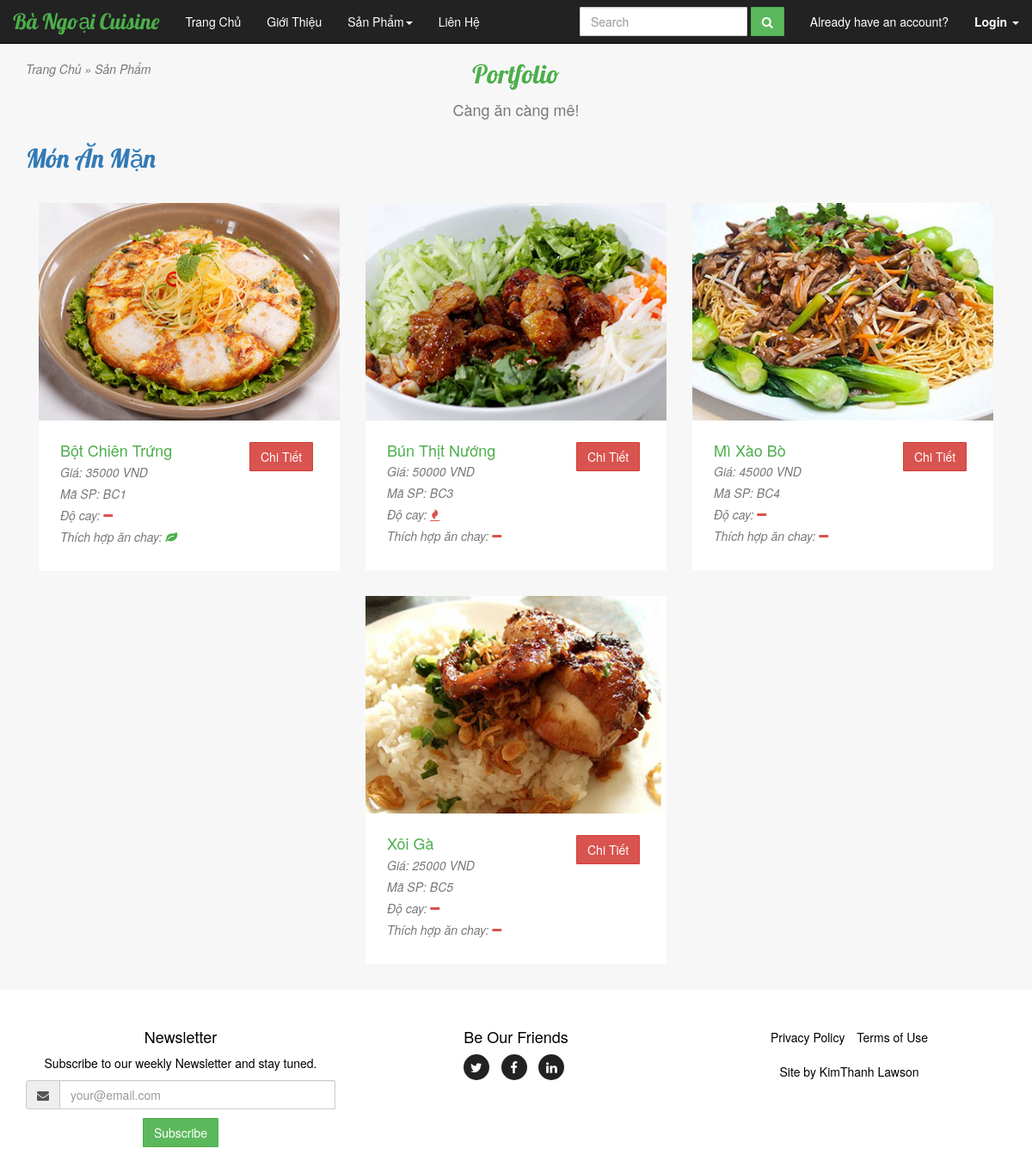
Page /Controller/index.php?action=monman on the committed database.
### tables this page shows
CREATE TABLE IF NOT EXISTS `sanpham` (
  `SanPhamID` int(11) NOT NULL,
  `TenSanPham` varchar(50) NOT NULL,
  `Gia` int(12) NOT NULL,
  `DoCay` tinyint(1) NOT NULL,
  `ThichHopAnChay` tinyint(1) NOT NULL,
  `HinhSanPham1` varchar(255) NOT NULL,
  `HinhSanPham2` varchar(255) NOT NULL,
  `HinhSanPham3` varchar(255) NOT NULL,
  `HinhSanPham4` varchar(255) NOT NULL,
  `HinhSanPham5` varchar(255) NOT NULL,
  `LoaiID` int(11) NOT NULL,
  `MoTaSanPham` text NOT NULL
);

### model/connect.php (called while the page is built, shortened)
<?php
       class connect {
           var $db=null;
           public function __construct()
           {
               $dsn='mysql:host=localhost;dbname=bangoaicuisine';
               $user='root';
               $pass='';
               $this->db=new PDO($dsn,$user,$pass, array(PDO::MYSQL_ATTR_INIT_COMMAND => "SET NAMES utf8"));
           }
           public function getList($select)
           {
               $results = $this->db->query($select);
               return $results;
           }
       }
       ?>

### model/product.php (called while the page is built, shortened)
<?php
class Products {
     function getProductByLoaiId($id)
     {
         $db = new connect();
         $select = "select * from sanpham where LoaiID=$id";
         $result=$db->getList($select);
         return $result;
     }
}
?>

### view/website/showsanpham.php (the view, shortened to what this page needs)
<div class="col-md-4 col-sm-6 portfolio-item">
     <a href="#portfolioModal2" class="portfolio-link" data-toggle="modal">
         <img src="<?php echo $hinh1 ?>" class="img-responsive" alt="">
     </a>
     <div class="portfolio-caption">
     <div class="row">
     <div class="col-lg-8 col-md-8 col-sm-8 col-xs-8">
         <h4><?php echo $ten ?></h4>
         <p class="text-muted">Giá: <?php echo $gia." VND" ?></p>
         <p class="text-muted">Mã SP: BC<?php echo $masp ?></p>
         <p class="text-muted">Độ cay: <?php if ($cay == 1) echo "<i class='fa fa-fire kim-hot'></i>"; else
          echo "<i class='fa fa-minus kim-hot'></i>"
           ;?>  </p>
          <p class="text-muted">Thích hợp ăn chay: <?php if ($chay == 1) echo "<i class='fa fa-leaf kim-vegeterian'></i>"; else
          echo "<i class='fa fa-minus kim-hot'></i>"
           ;?>  </p>
         </div>
         <div class="col-lg-4 col-md-4 col-sm-4 col-xs-4 pull-right">
             <form method="post" action="?action=chitiet">
                 <input type="submit" value="Chi Tiết" class="btn btn-danger">
             </form>
          </div>
          </div>
     </div>
 </div>

### controller/index.php (shortened to what this page needs)
<?php
include '../model/connect.php';
include '../model/product.php';
if (isset($_GET["action"]))
    $action = $_GET["action"];
elseif (isset($_POST['action'])) {
    $action = $_POST["action"];
} else
    $action = "home";
switch ($action) {
    case "monman":
       include '../view/website/sanphamheader.php';
        include '../view/website/tonghopmonman.php';
        $sp = new Products();
        $list = $sp->getProductByLoaiId(1);
        foreach ($list as $row):
            $masp = $row['SanPhamID'];
            $ten = $row['TenSanPham'];
            $cay = $row['DoCay'];
            $gia = $row['Gia'];
            $chay = $row['ThichHopAnChay'];
            $hinh1 = "../view/website/img/" . $row['HinhSanPham1'];
            include '../view/website/showsanpham.php';
        endforeach;
        include '../view/website/sanphamclose.php';
        include '../view/website/footer.php';
        break;
}
?>

### view/website/css/jumbotron.css (style rules this page uses)
body { padding-top: 50px; padding-bottom: 20px; }

### view/website/css/custom.css (style rules this page uses)
body { color:#000; font-size:14px; }
#portfolio .portfolio-item { right: 0; margin: 0 0 15px; }
#portfolio .portfolio-item .portfolio-link { display: block; position: relative; margin: 0 auto; max-width: 400px; }
#portfolio .portfolio-item .portfolio-caption { margin: 0 auto; padding: 25px; max-width: 400px; text-align: left; background-color: #fff; }
#portfolio .portfolio-item .portfolio-caption h4 { margin: 0; text-transform: none; color:#4cae4c !important; }
#portfolio .portfolio-item .portfolio-caption p { margin: 5px 0px; font-family: "Droid Serif","Helvetica Neue",Helvetica,Arial,sans-serif; font-size: 14px; font-style: italic; color:#777; }
#portfolio * { z-index: 2; }
@media (min-width:767px) { #portfolio .portfolio-item { margin: 0 0 30px; } }
.kim-vegeterian { color:#4cae4c; }
.kim-hot { color:#d9534f; }
.btn { border-radius: 1px; }

### rows in the picture
sanpham: HinhSanPham1 (picture), TenSanPham "Bột Chiên Trứng", Gia "35000", SanPhamID "1", DoCay 0 (drawn), ThichHopAnChay 1 (drawn)
sanpham: HinhSanPham1 (picture), TenSanPham "Bún Thịt Nướng", Gia "50000", SanPhamID "3", DoCay 1 (drawn), ThichHopAnChay 0 (drawn)
sanpham: HinhSanPham1 (picture), TenSanPham "Mì Xào Bò", Gia "45000", SanPhamID "4", DoCay 0 (drawn), ThichHopAnChay 0 (drawn)
sanpham: HinhSanPham1 (picture), TenSanPham "Xôi Gà", Gia "25000", SanPhamID "5", DoCay 0 (drawn), ThichHopAnChay 0 (drawn)
